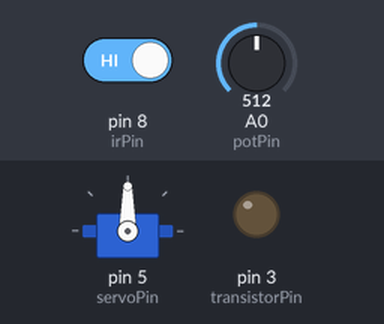
Simulated run of this sketch. Board: Arduino Uno, built with avr-gcc and run on an emulated ATmega328P. Parts: servo, output pins drawn as LEDs (lit = HIGH). Dashed ring = blinking. The inputs (shaded band) are chosen by the test bench; at power-on: pin 8 (irPin) HIGH, A0 (potPin) = 512.

Above: at 1.2 s.
1.3 s: pin 8 (irPin) driven LOW
At 4.1 s:
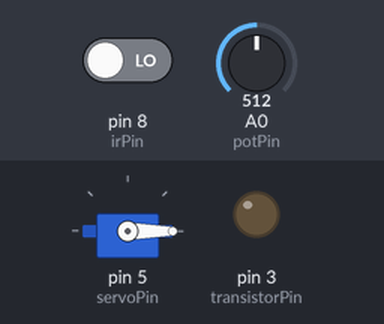
4.3 s: A0 (potPin) set to 716
7.3 s: A0 (potPin) set to 1023
10.3 s: A0 (potPin) set to 511
At 13.5 s:
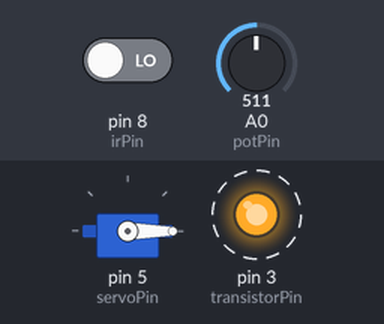
16.3 s: A0 (potPin) set to 122
At 16.77 s:
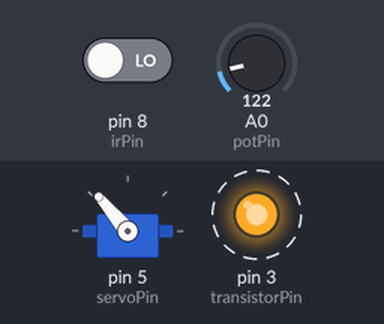
Timing chart, 0 to 20.3 s (numbered marks = the images above; inputs shaded):
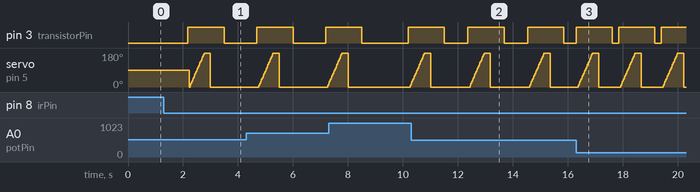

Measured:
- after the input at 1.3 s, pin 3 (transistorPin): LOW → HIGH after 0.88 s, → LOW 1.3 s later
- after the input at 10.3 s, pin 3 (transistorPin): alternates HIGH for 1.3 s and LOW for 0.85 s, starting after 2.1 s
- after the input at 16.3 s, pin 3 (transistorPin): alternates HIGH for 1.3 s and LOW for 0.23 s, starting at once
- by itself, servo on pin 5 (servoPin): repeats every 2.2 s: 40° 0.03 s, 50° 0.03 s, 60° 0.03 s, 70° 0.03 s, 80° 0.03 s, 90° 0.03 s, 100° 0.03 s, 110° 0.03 s, 120° 0.03 s, 130° 0.03 s, 140° 0.03 s, 150° 0.03 s, 160° 0.03 s, 170° 0.03 s, 180° 0.23 s, 0° 1.4 s, 10° 0.03 s, 20° 0.03 s, 30° 0.03 s

The sketch:

AES_code.ino
```cpp
#include <Servo.h>                 // include servo library
Servo myservo;                     // create servo object

#define potPin 0                   // analog potentiometer input
#define irPin 8                    // digital IR sensor input
#define servoPin 5                 // digtal PWM servo control pin
#define transistorPin 3            // digital transistor control output

int maxTime = 3000;                // longest time interval between IR reads (ms)
int minTime = 1350;                // shortest time interval between IR reads (ms)
int servoSpeed = 30;               // control servo speed
unsigned long time_now = millis(); // enable delay between spray

void setup() {
  pinMode(irPin, INPUT);           // IR sensor input
  pinMode(transistorPin, OUTPUT);  // transistor output
  myservo.attach(servoPin);        // attach servo
}

void loop() {
  int potDelay = analogRead(potPin);                     // read delay
  potDelay = map(potDelay, 0, 1023, minTime, maxTime) ;  // map delay to time scale

  if (potDelay <= minTime + 50) {}                       // do nothing (potentiometer turned off)
  else if (!digitalRead(irPin) && (millis() > (time_now + potDelay))) { // object present, delay satisfied
    time_now = millis();                                 // update delay for next spray
    digitalWrite(transistorPin, HIGH);                   // turn on transistor, allow current through servo
    delay(50);                                   // ensure steady state transistor performance

    for (int pos = 0; pos <= 180; pos += 10) {   // move servo from 0 to 180
      myservo.write(pos);                        // move servo
      delay(servoSpeed);                         // control servo speed/allow higher torque
    }
    delay(200);                                  // allow servo to fully complete move
    myservo.write(0);                            // move the motor back to 0 without delay
    delay(500);                                  // allow servo to fully complete move

    digitalWrite(transistorPin, LOW);            // turn off transistor, block current through servo
  }
}
```
